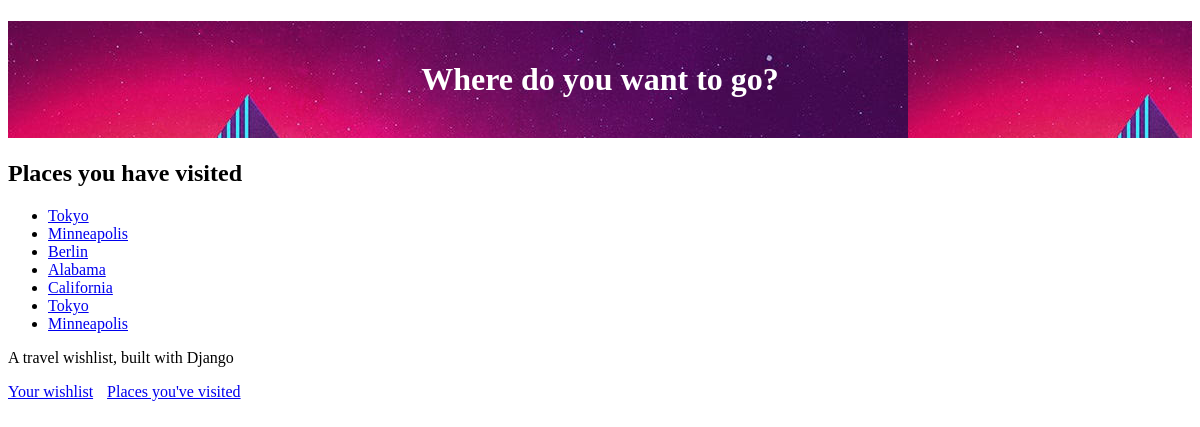
The page /visited (signed in) on the database as committed earlier.
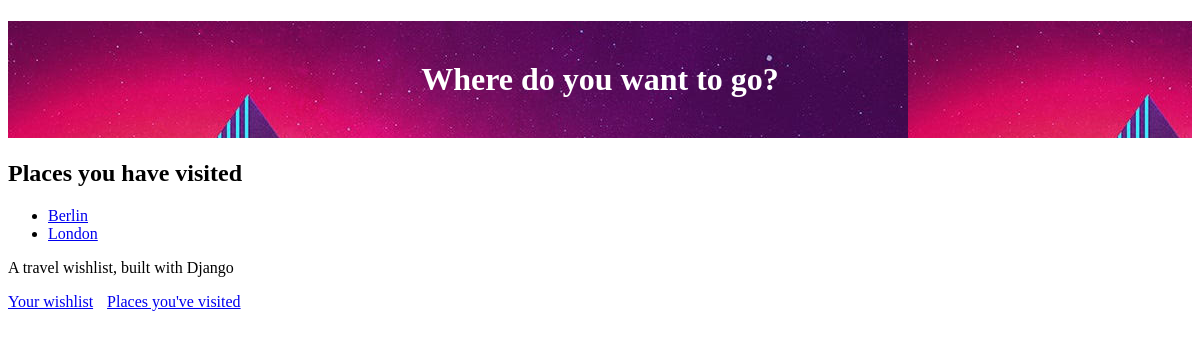
The same page on the database as committed later.
### travel_wishlist/models.py (models this page shows, shortened)
class Place(models.Model):
    user = models.ForeignKey('auth.User', null=False, on_delete=models.CASCADE)
    name = models.CharField(max_length=200)
    visited = models.BooleanField(default=False)
    notes = models.TextField(blank=True, null=True)
    date_visited = models.DateField(blank=True, null=True)
    photo = models.ImageField(upload_to='user_images/', blank=True, null=True)

### travel_wishlist/views.py (the view)
# urls.py: path('visited', views.places_visited, name='places_visited'), # List of places visited
@login_required
def places_visited(request): # Render list of places visited
    visited = Place.objects.filter(visited=True)
    return render(request, 'travel_wishlist/visited.html', { 'visited': visited})

### travel_wishlist/templates/travel_wishlist/visited.html
{% extends 'travel_wishlist/base.html' %}
{% block content %}
<h2>Places you have visited</h2>
{% if visited %}
<ul>
    {% for place in visited %}
        <li>
            <a href="{% url 'place_details' place.pk %}">{{ place.name }}</a>
        </li>
    {% endfor %}
</ul>
{% else %}
<p>You have not visited any places yet</p>
{% endif %}
{% endblock %}

### travel_wishlist/templates/travel_wishlist/base.html (shortened to what this page needs)
{% load static %}
<!DOCTYPE html>
<html>
    <head>
        <link rel="stylesheet" href="https://unpkg.com/sakura.css/css/sakura.css" type="text/css">
        <link rel="stylesheet" href="{% static 'css/style.css' %}" type="text/css">
    </head>
    <h1 id="site-header" style="background: url('{% static 'img/triangles.jpg' %}') ">Where do you want to go?</h1>
    <body>
        {% block content %}
        {% endblock %}
    </body>
    <div>
        <p>A travel wishlist, built with Django</p>
        <a class="nav-link" href="{% url 'place_list' %}">Your wishlist</a>
        <a class="nav-link" href="{% url 'places_visited' %}">Places you've visited</a>
    </div>
</html>

### travel_wishlist/static/css/style.css (style rules this page uses)
#site-header { background: 0 0 repeat-x; color: white; padding: 40px 0 40px 0px; text-align: center; }
.nav-link { margin-right: 10px; }

Rows that differ between the two databases and show on the page:
removed Place: name "Tokyo"
removed Place: name "Minneapolis"
removed Place: name "Alabama"
removed Place: name "California"
removed Place: name "Tokyo"
removed Place: name "Minneapolis"
added Place: name "London"
